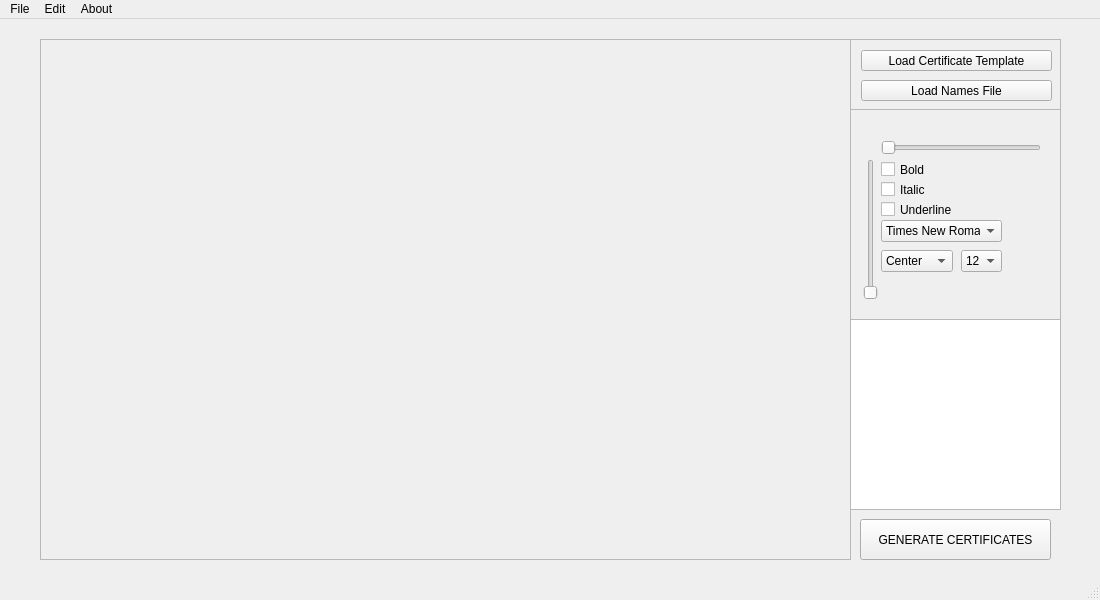
<?xml version="1.0" encoding="UTF-8"?>
<ui version="4.0">
 <class>Certgen</class>
 <widget class="QMainWindow" name="Certgen">
  <property name="geometry">
   <rect>
    <x>0</x>
    <y>0</y>
    <width>1100</width>
    <height>600</height>
   </rect>
  </property>
  <property name="windowTitle">
   <string>Certgen</string>
  </property>
  <widget class="QWidget" name="centralwidget">
   <widget class="QLabel" name="certificatePreview">
    <property name="geometry">
     <rect>
      <x>40</x>
      <y>20</y>
      <width>811</width>
      <height>521</height>
     </rect>
    </property>
    <property name="maximumSize">
     <size>
      <width>864</width>
      <height>560</height>
     </size>
    </property>
    <property name="cursor">
     <cursorShape>ArrowCursor</cursorShape>
    </property>
    <property name="acceptDrops">
     <bool>false</bool>
    </property>
    <property name="whatsThis">
     <string>Certificate Preview</string>
    </property>
    <property name="autoFillBackground">
     <bool>true</bool>
    </property>
    <property name="frameShape">
     <enum>QFrame::StyledPanel</enum>
    </property>
    <property name="frameShadow">
     <enum>QFrame::Raised</enum>
    </property>
    <property name="text">
     <string>&lt;Certificate Preview Here&gt;</string>
    </property>
    <property name="alignment">
     <set>Qt::AlignCenter</set>
    </property>
   </widget>
   <widget class="QListWidget" name="names">
    <property name="enabled">
     <bool>true</bool>
    </property>
    <property name="geometry">
     <rect>
      <x>850</x>
      <y>300</y>
      <width>211</width>
      <height>191</height>
     </rect>
    </property>
    <property name="alternatingRowColors">
     <bool>true</bool>
    </property>
    <property name="selectionRectVisible">
     <bool>false</bool>
    </property>
   </widget>
   <widget class="QScrollArea" name="options">
    <property name="enabled">
     <bool>true</bool>
    </property>
    <property name="geometry">
     <rect>
      <x>850</x>
      <y>90</y>
      <width>211</width>
      <height>211</height>
     </rect>
    </property>
    <property name="widgetResizable">
     <bool>true</bool>
    </property>
    <widget class="QWidget" name="scrollAreaWidgetContents">
     <property name="geometry">
      <rect>
       <x>0</x>
       <y>0</y>
       <width>209</width>
       <height>209</height>
      </rect>
     </property>
     <widget class="QSlider" name="hSlider">
      <property name="geometry">
       <rect>
        <x>30</x>
        <y>30</y>
        <width>160</width>
        <height>16</height>
       </rect>
      </property>
      <property name="orientation">
       <enum>Qt::Horizontal</enum>
      </property>
     </widget>
     <widget class="QSlider" name="vSlider">
      <property name="geometry">
       <rect>
        <x>10</x>
        <y>49</y>
        <width>20</width>
        <height>141</height>
       </rect>
      </property>
      <property name="orientation">
       <enum>Qt::Vertical</enum>
      </property>
     </widget>
     <widget class="QCheckBox" name="chkBold">
      <property name="geometry">
       <rect>
        <x>30</x>
        <y>50</y>
        <width>72</width>
        <height>19</height>
       </rect>
      </property>
      <property name="text">
       <string>Bold</string>
      </property>
     </widget>
     <widget class="QCheckBox" name="chkItalic">
      <property name="geometry">
       <rect>
        <x>30</x>
        <y>70</y>
        <width>72</width>
        <height>19</height>
       </rect>
      </property>
      <property name="text">
       <string>Italic</string>
      </property>
     </widget>
     <widget class="QCheckBox" name="chkUnderline">
      <property name="geometry">
       <rect>
        <x>30</x>
        <y>90</y>
        <width>72</width>
        <height>19</height>
       </rect>
      </property>
      <property name="text">
       <string>Underline</string>
      </property>
     </widget>
     <widget class="QComboBox" name="fontFamily">
      <property name="geometry">
       <rect>
        <x>30</x>
        <y>110</y>
        <width>121</width>
        <height>22</height>
       </rect>
      </property>
      <item>
       <property name="text">
        <string>Times New Roman</string>
       </property>
      </item>
      <item>
       <property name="text">
        <string>Serif</string>
       </property>
      </item>
      <item>
       <property name="text">
        <string>Calibri</string>
       </property>
      </item>
     </widget>
     <widget class="QComboBox" name="comboBox_2">
      <property name="geometry">
       <rect>
        <x>30</x>
        <y>140</y>
        <width>72</width>
        <height>22</height>
       </rect>
      </property>
      <item>
       <property name="text">
        <string>Center</string>
       </property>
      </item>
      <item>
       <property name="text">
        <string>Start</string>
       </property>
      </item>
      <item>
       <property name="text">
        <string>End</string>
       </property>
      </item>
     </widget>
     <widget class="QComboBox" name="comboBox_3">
      <property name="geometry">
       <rect>
        <x>110</x>
        <y>140</y>
        <width>41</width>
        <height>22</height>
       </rect>
      </property>
      <item>
       <property name="text">
        <string>12</string>
       </property>
      </item>
      <item>
       <property name="text">
        <string>24</string>
       </property>
      </item>
      <item>
       <property name="text">
        <string>36</string>
       </property>
      </item>
      <item>
       <property name="text">
        <string>48</string>
       </property>
      </item>
      <item>
       <property name="text">
        <string>56</string>
       </property>
      </item>
      <item>
       <property name="text">
        <string>64</string>
       </property>
      </item>
      <item>
       <property name="text">
        <string>72</string>
       </property>
      </item>
     </widget>
    </widget>
   </widget>
   <widget class="QScrollArea" name="filesArea">
    <property name="geometry">
     <rect>
      <x>850</x>
      <y>20</y>
      <width>211</width>
      <height>71</height>
     </rect>
    </property>
    <property name="widgetResizable">
     <bool>true</bool>
    </property>
    <widget class="QWidget" name="scrollAreaWidgetContents_2">
     <property name="geometry">
      <rect>
       <x>0</x>
       <y>0</y>
       <width>209</width>
       <height>69</height>
      </rect>
     </property>
     <widget class="QPushButton" name="loadTemp">
      <property name="geometry">
       <rect>
        <x>10</x>
        <y>10</y>
        <width>191</width>
        <height>21</height>
       </rect>
      </property>
      <property name="text">
       <string>Load Certificate Template</string>
      </property>
     </widget>
     <widget class="QPushButton" name="loadNames">
      <property name="geometry">
       <rect>
        <x>10</x>
        <y>40</y>
        <width>191</width>
        <height>21</height>
       </rect>
      </property>
      <property name="text">
       <string>Load Names File</string>
      </property>
     </widget>
    </widget>
   </widget>
   <widget class="QPushButton" name="generate">
    <property name="enabled">
     <bool>true</bool>
    </property>
    <property name="geometry">
     <rect>
      <x>860</x>
      <y>500</y>
      <width>191</width>
      <height>41</height>
     </rect>
    </property>
    <property name="text">
     <string>GENERATE CERTIFICATES</string>
    </property>
   </widget>
   <zorder>names</zorder>
   <zorder>certificatePreview</zorder>
   <zorder>options</zorder>
   <zorder>filesArea</zorder>
   <zorder>generate</zorder>
  </widget>
  <widget class="QMenuBar" name="menubar">
   <property name="geometry">
    <rect>
     <x>0</x>
     <y>0</y>
     <width>1100</width>
     <height>20</height>
    </rect>
   </property>
   <widget class="QMenu" name="menuOpen_Template">
    <property name="title">
     <string>File</string>
    </property>
    <addaction name="actionLoadTemp"/>
    <addaction name="actionLoadSheet"/>
    <addaction name="actionGenerate"/>
    <addaction name="actionGenerate_2"/>
    <addaction name="actionSave"/>
    <addaction name="actionPrint"/>
    <addaction name="actionExit"/>
   </widget>
   <widget class="QMenu" name="menuEdit">
    <property name="title">
     <string>Edit</string>
    </property>
    <addaction name="actionSelect_Font"/>
    <addaction name="actionSet_Font_to_Bold"/>
    <addaction name="actionSet_Font_to_Underline"/>
    <addaction name="actionSet_Font_to_Italic"/>
   </widget>
   <widget class="QMenu" name="menuAbout">
    <property name="title">
     <string>About</string>
    </property>
    <addaction name="actionAbout_Certgen"/>
   </widget>
   <addaction name="menuOpen_Template"/>
   <addaction name="menuEdit"/>
   <addaction name="menuAbout"/>
  </widget>
  <widget class="QStatusBar" name="statusbar"/>
  <action name="actionLoadTemp">
   <property name="text">
    <string>Load Template...</string>
   </property>
  </action>
  <action name="actionLoadSheet">
   <property name="text">
    <string>Load Spreadsheet...</string>
   </property>
  </action>
  <action name="actionGenerate">
   <property name="text">
    <string>Paste Names</string>
   </property>
  </action>
  <action name="actionGenerate_2">
   <property name="text">
    <string>Generate</string>
   </property>
  </action>
  <action name="actionSave">
   <property name="text">
    <string>Save...</string>
   </property>
  </action>
  <action name="actionPrint">
   <property name="text">
    <string>Print</string>
   </property>
  </action>
  <action name="actionExit">
   <property name="text">
    <string>Exit</string>
   </property>
  </action>
  <action name="actionSelect_Font">
   <property name="text">
    <string>Select Font...</string>
   </property>
  </action>
  <action name="actionSet_Font_to_Bold">
   <property name="text">
    <string>Set Font to Bold</string>
   </property>
  </action>
  <action name="actionSet_Font_to_Underline">
   <property name="text">
    <string>Set Font to Underline</string>
   </property>
  </action>
  <action name="actionSet_Font_to_Italic">
   <property name="text">
    <string>Set Font to Italic</string>
   </property>
  </action>
  <action name="actionAbout_Certgen">
   <property name="text">
    <string>About Certgen...</string>
   </property>
  </action>
 </widget>
 <resources/>
 <connections/>
</ui>
